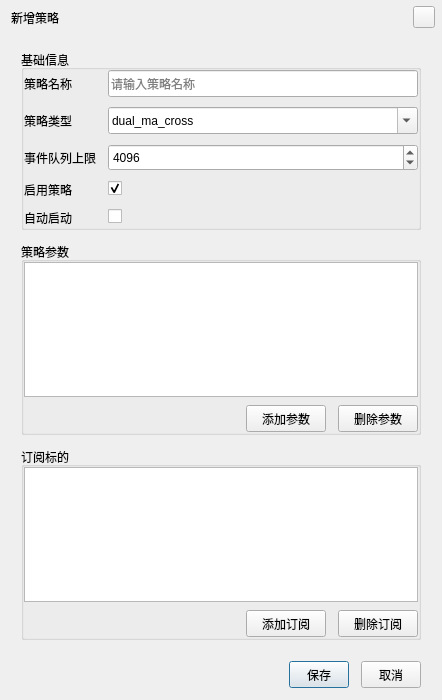
<?xml version="1.0" encoding="UTF-8"?>
<ui version="4.0">
	<class>CStrategyEditDialogClass</class>
	<widget class="QDialog" name="CStrategyEditDialogClass">
		<property name="geometry">
			<rect>
				<x>0</x>
				<y>0</y>
				<width>442</width>
				<height>700</height>
			</rect>
		</property>
		<property name="windowTitle">
			<string>新增策略</string>
		</property>
		<property name="sizeGripEnabled">
			<bool>false</bool>
		</property>
		<layout class="QVBoxLayout" name="rootLayout">
			<property name="leftMargin">
				<number>1</number>
			</property>
			<property name="topMargin">
				<number>1</number>
			</property>
			<property name="rightMargin">
				<number>1</number>
			</property>
			<property name="bottomMargin">
				<number>1</number>
			</property>
			<property name="spacing">
				<number>0</number>
			</property>
			<item>
				<widget class="QFrame" name="titleFrame">
					<property name="minimumSize">
						<size>
							<width>0</width>
							<height>33</height>
						</size>
					</property>
					<property name="maximumSize">
						<size>
							<width>16777215</width>
							<height>33</height>
						</size>
					</property>
					<layout class="QHBoxLayout" name="titleLayout">
						<property name="leftMargin">
							<number>10</number>
						</property>
						<property name="topMargin">
							<number>0</number>
						</property>
						<property name="rightMargin">
							<number>6</number>
						</property>
						<property name="bottomMargin">
							<number>0</number>
						</property>
						<item>
							<widget class="QLabel" name="titleLabel">
								<property name="text">
									<string>新增策略</string>
								</property>
							</widget>
						</item>
						<item>
							<spacer name="titleSpacer">
								<property name="orientation">
									<enum>Qt::Horizontal</enum>
								</property>
								<property name="sizeHint" stdset="0">
									<size>
										<width>40</width>
										<height>20</height>
									</size>
								</property>
							</spacer>
						</item>
						<item>
							<widget class="QPushButton" name="closeButton">
								<property name="accessibleName">
									<string>关闭</string>
								</property>
								<property name="toolTip">
									<string>关闭</string>
								</property>
								<property name="autoDefault">
									<bool>false</bool>
								</property>
								<property name="minimumSize">
									<size>
										<width>22</width>
										<height>22</height>
									</size>
								</property>
								<property name="maximumSize">
									<size>
										<width>22</width>
										<height>22</height>
									</size>
								</property>
							</widget>
						</item>
					</layout>
				</widget>
			</item>
			<item>
				<widget class="QWidget" name="body">
					<layout class="QVBoxLayout" name="bodyLayout">
						<property name="leftMargin">
							<number>20</number>
						</property>
						<property name="topMargin">
							<number>16</number>
						</property>
						<property name="rightMargin">
							<number>20</number>
						</property>
						<property name="bottomMargin">
							<number>8</number>
						</property>
						<property name="spacing">
							<number>12</number>
						</property>
						<item>
							<widget class="QGroupBox" name="basicGroup">
								<property name="title">
									<string>基础信息</string>
								</property>
								<layout class="QFormLayout" name="basicLayout">
									<property name="verticalSpacing">
										<number>10</number>
									</property>
									<property name="horizontalSpacing">
										<number>12</number>
									</property>
									<property name="leftMargin">
										<number>0</number>
									</property>
									<property name="topMargin">
										<number>0</number>
									</property>
									<property name="rightMargin">
										<number>0</number>
									</property>
									<property name="bottomMargin">
										<number>0</number>
									</property>
									<property name="fieldGrowthPolicy">
										<enum>QFormLayout::AllNonFixedFieldsGrow</enum>
									</property>
									<item row="0" column="0">
										<widget class="QLabel" name="nameLabel">
											<property name="text">
												<string>策略名称</string>
											</property>
										</widget>
									</item>
									<item row="0" column="1">
										<widget class="QLineEdit" name="nameEdit">
											<property name="placeholderText">
												<string>请输入策略名称</string>
											</property>
											<property name="minimumSize">
												<size>
													<width>0</width>
													<height>27</height>
												</size>
											</property>
											<property name="maximumSize">
												<size>
													<width>16777215</width>
													<height>27</height>
												</size>
											</property>
										</widget>
									</item>
									<item row="1" column="0">
										<widget class="QLabel" name="typeLabel">
											<property name="text">
												<string>策略类型</string>
											</property>
										</widget>
									</item>
									<item row="1" column="1">
										<widget class="QComboBox" name="typeCombo">
											<property name="editable">
												<bool>true</bool>
											</property>
											<property name="minimumSize">
												<size>
													<width>0</width>
													<height>27</height>
												</size>
											</property>
											<property name="maximumSize">
												<size>
													<width>16777215</width>
													<height>27</height>
												</size>
											</property>
											<item>
												<property name="text">
													<string>dual_ma_cross</string>
												</property>
											</item>
										</widget>
									</item>
									<item row="2" column="0">
										<widget class="QLabel" name="queueLimitLabel">
											<property name="text">
												<string>事件队列上限</string>
											</property>
										</widget>
									</item>
									<item row="2" column="1">
										<widget class="QSpinBox" name="queueLimitSpin">
											<property name="minimumSize">
												<size>
													<width>0</width>
													<height>27</height>
												</size>
											</property>
											<property name="maximumSize">
												<size>
													<width>16777215</width>
													<height>27</height>
												</size>
											</property>
											<property name="minimum">
												<number>100</number>
											</property>
											<property name="maximum">
												<number>1000000</number>
											</property>
											<property name="value">
												<number>4096</number>
											</property>
										</widget>
									</item>
									<item row="3" column="0">
										<widget class="QLabel" name="enabledLabel">
											<property name="text">
												<string>启用策略</string>
											</property>
										</widget>
									</item>
									<item row="3" column="1">
										<widget class="QCheckBox" name="enabledCheck">
											<property name="checked">
												<bool>true</bool>
											</property>
										</widget>
									</item>
									<item row="4" column="0">
										<widget class="QLabel" name="autoStartLabel">
											<property name="text">
												<string>自动启动</string>
											</property>
										</widget>
									</item>
									<item row="4" column="1">
										<widget class="QCheckBox" name="autoStartCheck" />
									</item>
								</layout>
							</widget>
						</item>
						<item>
							<widget class="QGroupBox" name="parameterGroup">
								<property name="title">
									<string>策略参数</string>
								</property>
								<layout class="QVBoxLayout" name="parameterLayout">
									<property name="leftMargin">
										<number>0</number>
									</property>
									<property name="topMargin">
										<number>0</number>
									</property>
									<property name="rightMargin">
										<number>0</number>
									</property>
									<property name="bottomMargin">
										<number>0</number>
									</property>
									<property name="spacing">
										<number>8</number>
									</property>
									<item>
										<widget class="CUITable" name="parameterTable">
											<property name="minimumSize">
												<size>
													<width>0</width>
													<height>80</height>
												</size>
											</property>
										</widget>
									</item>
									<item>
										<layout class="QHBoxLayout" name="parameterActionLayout">
											<property name="spacing">
												<number>12</number>
											</property>
											<item>
												<spacer name="parameterSpacer">
													<property name="orientation">
														<enum>Qt::Horizontal</enum>
													</property>
													<property name="sizeHint" stdset="0">
														<size>
															<width>40</width>
															<height>20</height>
														</size>
													</property>
												</spacer>
											</item>
											<item>
												<widget class="QPushButton" name="addParameterButton">
													<property name="text">
														<string>添加参数</string>
													</property>
													<property name="minimumSize">
														<size>
															<width>0</width>
															<height>27</height>
														</size>
													</property>
													<property name="maximumSize">
														<size>
															<width>16777215</width>
															<height>27</height>
														</size>
													</property>
												</widget>
											</item>
											<item>
												<widget class="QPushButton" name="removeParameterButton">
													<property name="text">
														<string>删除参数</string>
													</property>
													<property name="minimumSize">
														<size>
															<width>0</width>
															<height>27</height>
														</size>
													</property>
													<property name="maximumSize">
														<size>
															<width>16777215</width>
															<height>27</height>
														</size>
													</property>
												</widget>
											</item>
										</layout>
									</item>
								</layout>
							</widget>
						</item>
						<item>
							<widget class="QGroupBox" name="subscriptionGroup">
								<property name="title">
									<string>订阅标的</string>
								</property>
								<layout class="QVBoxLayout" name="subscriptionLayout">
									<property name="leftMargin">
										<number>0</number>
									</property>
									<property name="topMargin">
										<number>0</number>
									</property>
									<property name="rightMargin">
										<number>0</number>
									</property>
									<property name="bottomMargin">
										<number>0</number>
									</property>
									<property name="spacing">
										<number>8</number>
									</property>
									<item>
										<widget class="CUITable" name="subscriptionTable">
											<property name="minimumSize">
												<size>
													<width>0</width>
													<height>80</height>
												</size>
											</property>
										</widget>
									</item>
									<item>
										<layout class="QHBoxLayout" name="subscriptionActionLayout">
											<property name="spacing">
												<number>12</number>
											</property>
											<item>
												<spacer name="subscriptionSpacer">
													<property name="orientation">
														<enum>Qt::Horizontal</enum>
													</property>
													<property name="sizeHint" stdset="0">
														<size>
															<width>40</width>
															<height>20</height>
														</size>
													</property>
												</spacer>
											</item>
											<item>
												<widget class="QPushButton" name="addSubscriptionButton">
													<property name="text">
														<string>添加订阅</string>
													</property>
													<property name="minimumSize">
														<size>
															<width>0</width>
															<height>27</height>
														</size>
													</property>
													<property name="maximumSize">
														<size>
															<width>16777215</width>
															<height>27</height>
														</size>
													</property>
												</widget>
											</item>
											<item>
												<widget class="QPushButton" name="removeSubscriptionButton">
													<property name="text">
														<string>删除订阅</string>
													</property>
													<property name="minimumSize">
														<size>
															<width>0</width>
															<height>27</height>
														</size>
													</property>
													<property name="maximumSize">
														<size>
															<width>16777215</width>
															<height>27</height>
														</size>
													</property>
												</widget>
											</item>
										</layout>
									</item>
								</layout>
							</widget>
						</item>
					</layout>
				</widget>
			</item>
			<item>
				<widget class="QFrame" name="divider">
					<property name="frameShape">
						<enum>QFrame::NoFrame</enum>
					</property>
					<property name="minimumSize">
						<size>
							<width>0</width>
							<height>1</height>
						</size>
					</property>
					<property name="maximumSize">
						<size>
							<width>16777215</width>
							<height>1</height>
						</size>
					</property>
				</widget>
			</item>
			<item>
				<widget class="QWidget" name="footer">
					<property name="minimumSize">
						<size>
							<width>0</width>
							<height>50</height>
						</size>
					</property>
					<property name="maximumSize">
						<size>
							<width>16777215</width>
							<height>50</height>
						</size>
					</property>
					<layout class="QVBoxLayout" name="footerLayout">
						<property name="leftMargin">
							<number>20</number>
						</property>
						<property name="topMargin">
							<number>12</number>
						</property>
						<property name="rightMargin">
							<number>20</number>
						</property>
						<property name="bottomMargin">
							<number>11</number>
						</property>
						<item>
							<layout class="QHBoxLayout" name="buttonLayout">
								<property name="spacing">
									<number>12</number>
								</property>
								<item>
									<spacer name="buttonSpacer">
										<property name="orientation">
											<enum>Qt::Horizontal</enum>
										</property>
										<property name="sizeHint" stdset="0">
											<size>
												<width>40</width>
												<height>20</height>
											</size>
										</property>
									</spacer>
								</item>
								<item>
									<widget class="QPushButton" name="saveButton">
										<property name="text">
											<string>保存</string>
										</property>
										<property name="default">
											<bool>true</bool>
										</property>
										<property name="minimumSize">
											<size>
												<width>60</width>
												<height>27</height>
											</size>
										</property>
										<property name="maximumSize">
											<size>
												<width>60</width>
												<height>27</height>
											</size>
										</property>
									</widget>
								</item>
								<item>
									<widget class="QPushButton" name="cancelButton">
										<property name="text">
											<string>取消</string>
										</property>
										<property name="minimumSize">
											<size>
												<width>60</width>
												<height>27</height>
											</size>
										</property>
										<property name="maximumSize">
											<size>
												<width>60</width>
												<height>27</height>
											</size>
										</property>
									</widget>
								</item>
							</layout>
						</item>
					</layout>
				</widget>
			</item>
		</layout>
	</widget>
	<customwidgets>
		<customwidget>
			<class>CUITable</class>
			<extends>QTableView</extends>
			<header>CUITable.h</header>
		</customwidget>
	</customwidgets>
	<resources />
	<connections />
</ui>
